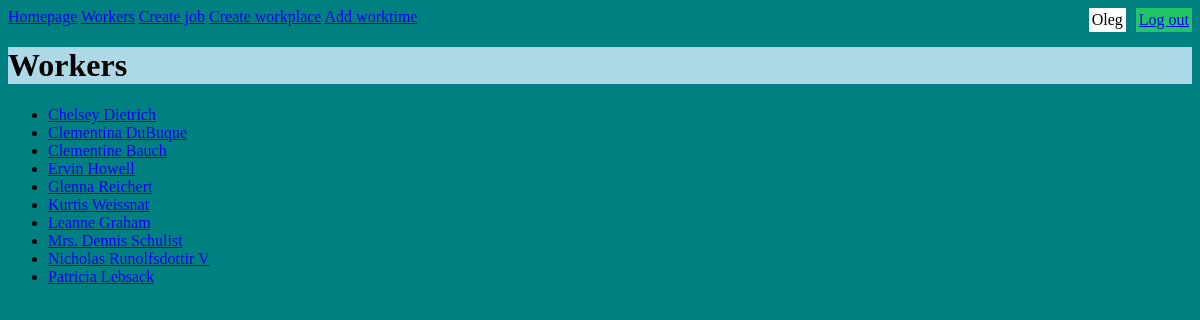
Screenshot of /workers (signed in) with the database file from the repository.
### polls/models.py (models this page shows, shortened)
class Worker(models.Model):
    name = models.CharField(max_length=200)

### polls/views.py (the view)
# urls.py: path('workers', views.WorkersView.as_view(), name='workers'),
class WorkersView(generic.ListView):
    template_name = 'polls/workers.html'
    queryset = Worker.objects.order_by('name')
    context_object_name = 'workers_list'

### polls/templates/polls/workers.html
{% extends 'polls/base.html' %}
{% load i18n %}
{% block content %}
<h1>{% trans "Workers" %}</h1>
{% if workers_list %}
<ul>
    {% for worker in workers_list %}
        <li><a href="{% url 'worker_details' worker.id %}">{{ worker.name }}</a></li>
    {% endfor %}
</ul>
{% else %}
<p>{% trans "No workers" %}</p>
{% endif %}
{% endblock %}

### polls/templates/polls/base.html (shortened to what this page needs)
{% load i18n %}
{% load static %}
<!DOCTYPE html>
<html>
<head>
    <link rel="stylesheet" type="text/css" href="{% static 'css/style.css' %}">
</head>
<body>
    <div>
        <a href="{% url 'index' %}">{% trans "Homepage" %}</a>
        {% if user.is_authenticated %}
        <a href="{% url 'workers' %}">{% trans "Workers" %}</a>
        <a href="{% url 'create_job' %}">{% trans "Create job" %}</a>
        <a href="{% url 'create_workplace' %}">{% trans "Create workplace" %}</a>
        <a href="{% url 'addworktime' %}">{% trans "Add worktime" %}</a>
        <a href="{% url 'logout' %}" class="auth_link">{% trans "Log out" %}</a>
        <span class="username_span">{{ user.username }}</span>
        {% else %}
        <a href="{% url 'login' %}" class="auth_link">{% trans "Log in" %}</a>
        {% endif %}
    </div>
    {% block content %}
    {% endblock %}
</body>
</html>

### polls/static/css/style.css (style rules this page uses)
h1 { background-color: lightblue; }
body { background-color: teal; }
span { background-color: white; }
.auth_link { float: right; background-color: rgb(32, 197, 104); padding: 3px; }
.username_span { float: right; background-color: white; margin-right: 10px; padding: 3px; }

### rows the page displays
Worker: name "Chelsey Dietrich"
Worker: name "Clementina DuBuque"
Worker: name "Clementine Bauch"
Worker: name "Ervin Howell"
Worker: name "Glenna Reichert"
Worker: name "Kurtis Weissnat"
Worker: name "Leanne Graham"
Worker: name "Mrs. Dennis Schulist"
Worker: name "Nicholas Runolfsdottir V"
Worker: name "Patricia Lebsack"

### other values shown
{{ user.username }} "Oleg"
